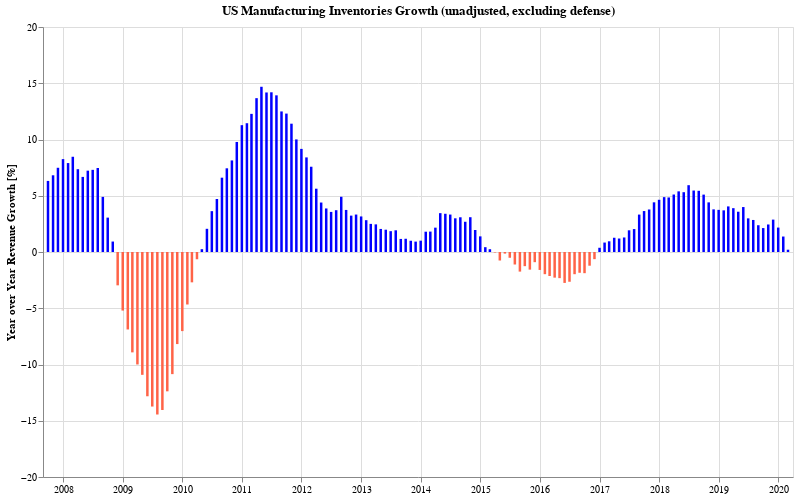

Write notebook code for a chart like this one.
### Code cell
yoyChartFor(dfs['TotalInventories'], 'UMXDTI', 'US Manufacturing Inventories Growth (unadjusted, excluding defense)')

### Figure 1 — Vega-Lite specification as saved in the notebook (floating-point values rounded to 4 significant figures; data arrays with more than 128 entries replaced by an {"elided": "..."} marker saying what was removed)
{"config": {"view": {"continuousWidth": 400, "continuousHeight": 300}}, "data": {"name": "data-2e6846589f2dd5e3b96f6ad38c8c9372"}, "mark": {"type": "bar", "color": "blue", "size": 2.5}, "background": "white", "encoding": {"color": {"condition": {"value": "tomato", "test": "datum['value'] < 0"}, "value": "blue"}, "tooltip": [{"type": "temporal", "field": "dt", "format": "%B - %Y", "title": "Period"}, {"type": "quantitative", "field": "value", "format": ",.02f", "title": "% Change"}], "x": {"type": "temporal", "axis": {"title": ""}, "field": "dt"}, "y": {"type": "quantitative", "axis": {"title": "Year over Year Revenue Growth [%]"}, "field": "value"}}, "height": 450, "title": "US Manufacturing Inventories Growth (unadjusted, excluding defense)", "width": 750, "$schema": "https://vega.github.io/schema/vega-lite/v4.8.1.json", "datasets": {"data-2e6846589f2dd5e3b96f6ad38c8c9372": {"elided": "150 records"}}}
